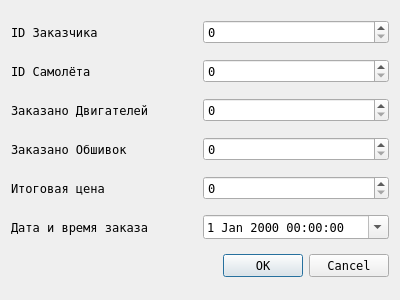
<?xml version="1.0" encoding="UTF-8"?>
<ui version="4.0">
 <class>Dialog</class>
 <widget class="QDialog" name="Dialog">
  <property name="geometry">
   <rect>
    <x>0</x>
    <y>0</y>
    <width>400</width>
    <height>300</height>
   </rect>
  </property>
  <property name="font">
   <font>
    <family>Fixedsys</family>
    <pointsize>9</pointsize>
    <italic>false</italic>
    <bold>false</bold>
   </font>
  </property>
  <property name="windowTitle">
   <string>Добавление заказа</string>
  </property>
  <property name="styleSheet">
   <string notr="true">font: 9pt &quot;Fixedsys&quot;;</string>
  </property>
  <layout class="QVBoxLayout" name="verticalLayout">
   <item>
    <layout class="QHBoxLayout" name="horizontalLayout_4">
     <item>
      <widget class="QLabel" name="label_6">
       <property name="text">
        <string>ID Заказчика</string>
       </property>
      </widget>
     </item>
     <item>
      <widget class="QSpinBox" name="spinBox"/>
     </item>
    </layout>
   </item>
   <item>
    <layout class="QHBoxLayout" name="horizontalLayout_5">
     <item>
      <widget class="QLabel" name="label_5">
       <property name="text">
        <string>ID Самолёта</string>
       </property>
      </widget>
     </item>
     <item>
      <widget class="QSpinBox" name="spinBox_2"/>
     </item>
    </layout>
   </item>
   <item>
    <layout class="QHBoxLayout" name="horizontalLayout">
     <item>
      <widget class="QLabel" name="label_4">
       <property name="text">
        <string>Заказано Двигателей</string>
       </property>
      </widget>
     </item>
     <item>
      <widget class="QSpinBox" name="spinBox_3"/>
     </item>
    </layout>
   </item>
   <item>
    <layout class="QHBoxLayout" name="horizontalLayout_6">
     <item>
      <widget class="QLabel" name="label_3">
       <property name="text">
        <string>Заказано Обшивок</string>
       </property>
      </widget>
     </item>
     <item>
      <widget class="QSpinBox" name="spinBox_4"/>
     </item>
    </layout>
   </item>
   <item>
    <layout class="QHBoxLayout" name="horizontalLayout_2">
     <item>
      <widget class="QLabel" name="label_2">
       <property name="text">
        <string>Итоговая цена</string>
       </property>
      </widget>
     </item>
     <item>
      <widget class="QSpinBox" name="spinBox_5"/>
     </item>
    </layout>
   </item>
   <item>
    <layout class="QHBoxLayout" name="horizontalLayout_3">
     <item>
      <widget class="QLabel" name="label">
       <property name="text">
        <string>Дата и время заказа</string>
       </property>
      </widget>
     </item>
     <item>
      <widget class="QDateTimeEdit" name="dateTimeEdit">
       <property name="calendarPopup">
        <bool>true</bool>
       </property>
      </widget>
     </item>
    </layout>
   </item>
   <item>
    <widget class="QDialogButtonBox" name="buttonBox">
     <property name="orientation">
      <enum>Qt::Orientation::Horizontal</enum>
     </property>
     <property name="standardButtons">
      <set>QDialogButtonBox::StandardButton::Cancel|QDialogButtonBox::StandardButton::Ok</set>
     </property>
    </widget>
   </item>
  </layout>
 </widget>
 <resources/>
 <connections>
  <connection>
   <sender>buttonBox</sender>
   <signal>accepted()</signal>
   <receiver>Dialog</receiver>
   <slot>accept()</slot>
   <hints>
    <hint type="sourcelabel">
     <x>248</x>
     <y>254</y>
    </hint>
    <hint type="destinationlabel">
     <x>157</x>
     <y>274</y>
    </hint>
   </hints>
  </connection>
  <connection>
   <sender>buttonBox</sender>
   <signal>rejected()</signal>
   <receiver>Dialog</receiver>
   <slot>reject()</slot>
   <hints>
    <hint type="sourcelabel">
     <x>316</x>
     <y>260</y>
    </hint>
    <hint type="destinationlabel">
     <x>286</x>
     <y>274</y>
    </hint>
   </hints>
  </connection>
 </connections>
</ui>
